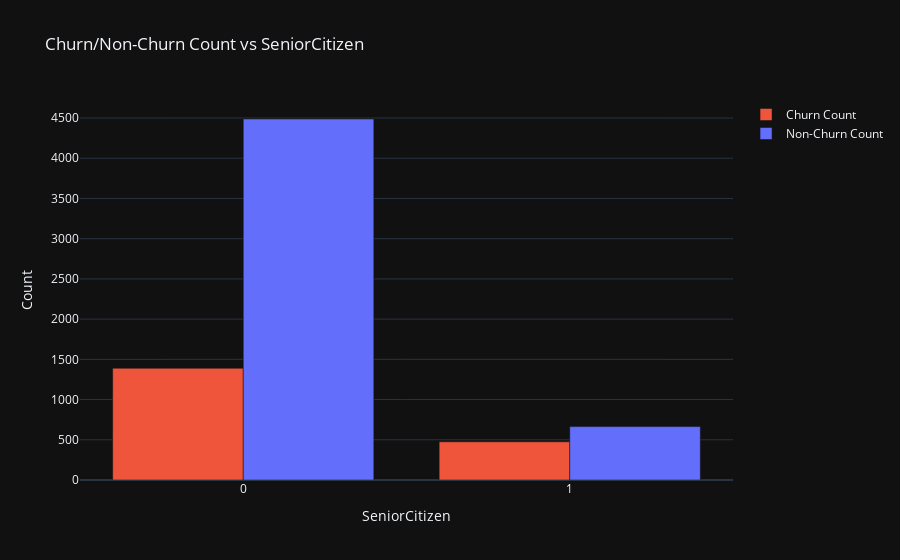

Write notebook code for a chart like this one.
### Code cell
# Churn / Non Churn Count vs Senior Citizen
bargraph_plotly("SeniorCitizen")

### Figure 1 — Plotly figure (JSON) as saved in the notebook; plotly's stock layout.template omitted (floating-point values rounded to 4 significant figures)
{"data": [{"marker": {"color": "#ef553b"}, "name": "Churn Count", "type": "bar", "x": [0, 1], "y": [1389, 475]}, {"marker": {"color": "#636efa"}, "name": "Non-Churn Count", "type": "bar", "x": [0, 1], "y": [4488, 664]}], "layout": {"barmode": "group", "title": {"text": "Churn/Non-Churn Count vs SeniorCitizen"}, "xaxis": {"title": {"text": "SeniorCitizen"}}, "yaxis": {"title": {"text": "Count"}}}}
